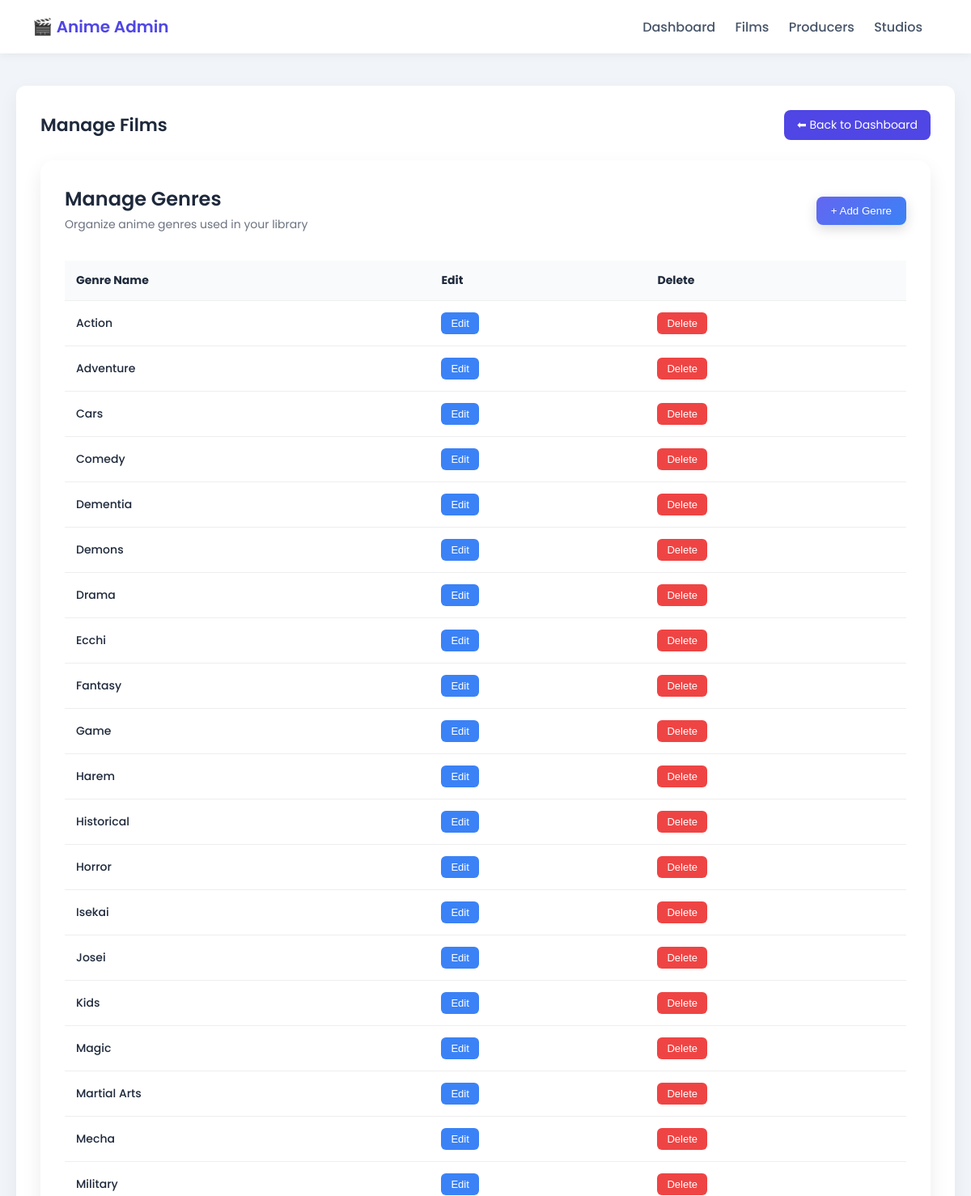
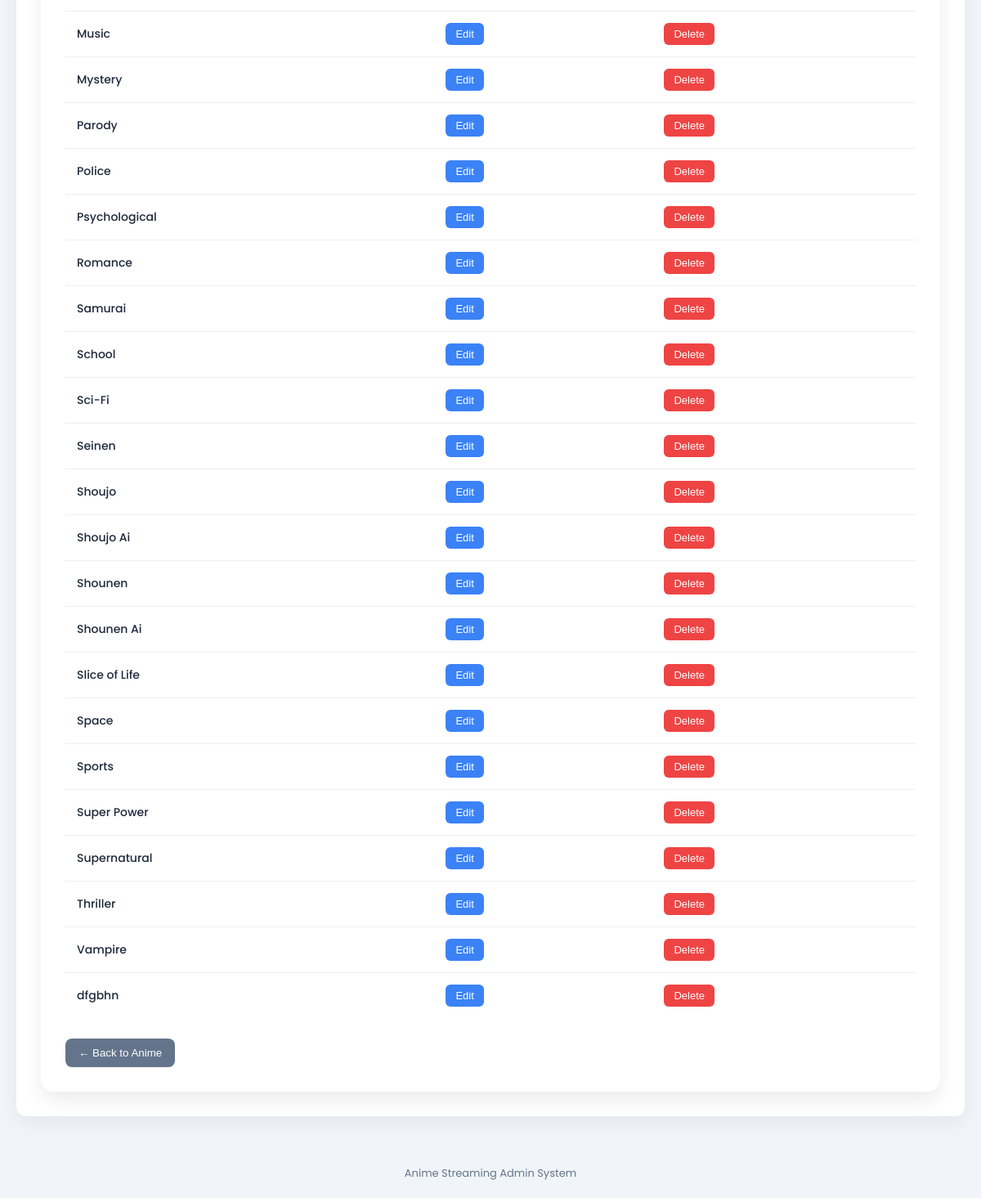
Page /dashboard-admin/manage-genre/ (signed in) on the committed database (2 pictures, top to bottom).
### core/StreamingApp/models.py (models this page shows, shortened)
class Genre(models.Model):
    genre_id = models.UUIDField(primary_key=True, default= uuid.uuid4, editable=False)
    name = models.CharField(max_length=100, unique=True)

### core/StreamingApp/views.py (the view)
class ManageGenreView(AdminRequiredView):
    def get(self, request):
        genres = Genre.objects.all().order_by('name')
        return render(request, 'admin/manage_genre.html', {
            'genres': genres
        })

### core/StreamingApp/views.py (called while the page is built)
    def dispatch(self, request, *args, **kwargs):
        if not request.user.is_authenticated:
            return redirect(f"{reverse('admin_login')}?next={request.path}")
        if getattr(request.user, 'role', None) != 'admin':
            return redirect('homepage')
        return super().dispatch(request, *args, **kwargs)

### core/templates/admin/manage_genre.html (shortened to what this page needs)
{% extends 'base_admin/base_manage_film.html' %}
{% block content %}
<div style="
background:white;
padding:30px;
border-radius:16px;
box-shadow:0 10px 25px rgba(0,0,0,0.08);
font-family:'Poppins',sans-serif;
">
<div style="
display:flex;
justify-content:space-between;
align-items:center;
flex-wrap:wrap;
gap:15px;
margin-bottom:30px;
">
<div>
<h2 style="margin:0;font-weight:600;">Manage Genres</h2>
<p style="
margin:4px 0;
font-size:14px;
color:#6b7280;
">
Organize anime genres used in your library
</p>
</div>
<a href="{% url 'add_genre' %}">
<button style="
background:linear-gradient(135deg,#6366f1,#3b82f6);
padding:10px 18px;
border:none;
border-radius:8px;
color:white;
font-weight:500;
cursor:pointer;
box-shadow:0 5px 15px rgba(0,0,0,0.15);
">
+ Add Genre
</button>
</a>
</div>
<div style="overflow-x:auto;">
<table style="
width:100%;
border-collapse:collapse;
font-size:14px;
">
<thead>
<tr style="
background:#f9fafb;
text-align:left;
">
<th style="padding:14px;">Genre Name</th>
<th style="padding:14px;">Edit</th>
<th style="padding:14px;">Delete</th>
</tr>
</thead>
<tbody>
{% for genre in genres %}
<tr style="
border-top:1px solid #eee;
transition:0.2s;
"
onmouseover="this.style.background='#f9fafb'"
onmouseout="this.style.background='white'"
>
<td style="
padding:14px;
font-weight:500;
">
{{ genre.name }}
</td>
<td style="padding:14px;">
<a href="{% url 'edit_genre' genre.genre_id %}">
<button style="
background:#3b82f6;
padding:6px 12px;
border:none;
border-radius:6px;
color:white;
cursor:pointer;
font-size:13px;
">
Edit
</button>
</a>
</td>
<td style="padding:14px;">
<form method="post" action="{% url 'delete_genre' genre.genre_id %}">
<button style="
background:#ef4444;
padding:6px 12px;
border:none;
border-radius:6px;
color:white;
cursor:pointer;
font-size:13px;
">
Delete
</button>
</form>
</td>
</tr>
{% endfor %}
</tbody>
</table>
</div>
<div style="margin-top:25px;">
<a href="{% url 'manage_film' %}">
<button style="
background:#64748b;
padding:10px 16px;
border:none;
border-radius:8px;
color:white;
cursor:pointer;
">
← Back to Anime
</button>
</a>
</div>
</div>
{% endblock %}

### core/templates/base_admin/base_manage_film.html (style rules this page uses)
body { margin:0; font-family:'Poppins', sans-serif; background:#f1f5f9; color:#1e293b; }

### rows in the picture
Genre: name "Action"
Genre: name "Adventure"
Genre: name "Cars"
Genre: name "Comedy"
Genre: name "Dementia"
Genre: name "Demons"
Genre: name "Drama"
Genre: name "Ecchi"
Genre: name "Fantasy"
Genre: name "Game"
Genre: name "Harem"
Genre: name "Historical"
Genre: name "Horror"
Genre: name "Isekai"
Genre: name "Josei"
Genre: name "Kids"
Genre: name "Magic"
Genre: name "Martial Arts"
Genre: name "Mecha"
Genre: name "Military"
Genre: name "Music"
Genre: name "Mystery"
Genre: name "Parody"
Genre: name "Police"
Genre: name "Psychological"
Genre: name "Romance"
Genre: name "Samurai"
Genre: name "School"
Genre: name "Sci-Fi"
Genre: name "Seinen"
Genre: name "Shoujo"
Genre: name "Shoujo Ai"
Genre: name "Shounen"
Genre: name "Shounen Ai"
Genre: name "Slice of Life"
Genre: name "Space"
Genre: name "Sports"
Genre: name "Super Power"
Genre: name "Supernatural"
Genre: name "Thriller"
Genre: name "Vampire"
Genre: name "dfgbhn"
